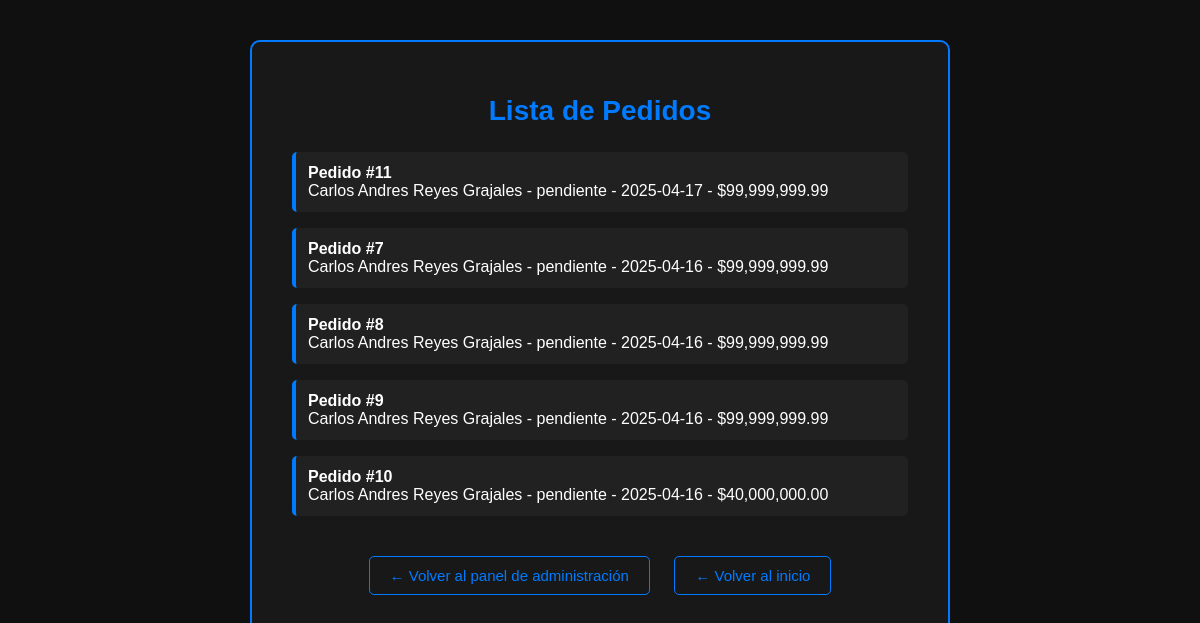
The page /admin/lista-pedidos.php on the database its author committed.
### tables this page shows
CREATE TABLE `pedidos` (
  `id` int(255) NOT NULL,
  `usuario_id` int(255) NOT NULL,
  `pais` varchar(100) DEFAULT NULL,
  `localidad` varchar(100) NOT NULL,
  `direccion` varchar(255) NOT NULL,
  `coste` float(200,2) NOT NULL,
  `estado` varchar(20) NOT NULL,
  `fecha` date DEFAULT NULL,
  `hora` time DEFAULT NULL,
  `metodo_pago` varchar(255) NOT NULL,
  `total` decimal(10,2) NOT NULL
);

CREATE TABLE `usuarios` (
  `id` int(255) NOT NULL,
  `nombre` varchar(100) NOT NULL,
  `email` varchar(255) NOT NULL,
  `password` varchar(255) NOT NULL,
  `rol` varchar(20) DEFAULT NULL,
  `imagen` varchar(255) DEFAULT NULL,
  `telefono` varchar(20) DEFAULT NULL,
  `reset_token` varchar(255) DEFAULT NULL,
  `token_expira` datetime DEFAULT NULL
);

### admin/lista-pedidos.php (the view, shortened to what this page needs)
<?php
require_once '../conexion.php';
$sql = "SELECT pedidos.*, usuarios.nombre
        FROM pedidos
        INNER JOIN usuarios ON pedidos.usuario_id = usuarios.id
        ORDER BY pedidos.fecha DESC";
$result = $conexion->query($sql);
?>
<!DOCTYPE html>
<html lang="es">
<head>
    <link rel="stylesheet" href="../css/pedidos.css">
</head>
<body>
    <section class="listar-pedidos">
        <h2 class="listar-pedidos__titulo">Lista de Pedidos</h2>
        <ul class="listar-pedidos__lista">
            <?php if ($result->num_rows > 0): ?>
                <?php while ($row = $result->fetch_assoc()): ?>
                    <li class="listar-pedidos__item">
                        <a href="detalle-pedido.php?id=<?= $row['id']; ?>" class="listar-pedidos__link">
                            <strong>Pedido #<?= $row['id']; ?></strong><br>
                            <?= htmlspecialchars($row['nombre']) ?> -
                            <?= htmlspecialchars($row['estado']) ?> -
                            <?= htmlspecialchars($row['fecha']) ?> -
                            $<?= number_format($row['total'], 2) ?>
                        </a>
                    </li>
                <?php endwhile; ?>
            <?php else: ?>
                <li class="listar-pedidos__item">
                    <p class="listar-pedidos__link">No hay pedidos registrados.</p>
                </li>
            <?php endif; ?>
        </ul>
        <div class="listar-pedidos__acciones">
            <a href="admin-index.php" class="btn-link">← Volver al panel de administración</a>
            <a href="../index.php" class="btn-link">← Volver al inicio</a>
        </div>
    </section>
</body>
</html>

### css/pedidos.css (style rules this page uses)
:root { --color-primary: #007bff; --color-secondary: #101010; --color-text: #ffffff; }
html { box-sizing: border-box; font-size: 62.5%; }
*, *::before, *::after { box-sizing: inherit; }
body { margin: 0; font-family: 'Poppins', sans-serif; font-size: 1.6rem; background-color: var(--color-secondary); color: var(--color-text); display: flex; justify-content: center; padding: 4rem 2rem; min-height: 100vh; }
.listar-pedidos { max-width: 70rem; background-color: rgba(255, 255, 255, 0.03); border: 0.2rem solid var(--color-primary); border-radius: 1rem; padding: 3rem 4rem; width: 100%; }
.listar-pedidos__titulo { font-size: 2.8rem; text-align: center; margin-bottom: 2.5rem; color: var(--color-primary); }
.listar-pedidos__lista { list-style: none; padding: 0; margin: 0; }
.listar-pedidos__item { margin-bottom: 1.6rem; padding: 1.2rem; background-color: rgba(255, 255, 255, 0.04); border-left: 0.4rem solid var(--color-primary); border-radius: 0.5rem; transition: background-color 0.3s ease; }
.listar-pedidos__link { color: var(--color-text); text-decoration: none; display: block; }
.btn-link { display: inline-block; margin: 1rem; color: var(--color-primary); text-decoration: none; padding: 1rem 2rem; border: 0.1rem solid var(--color-primary); border-radius: 0.5rem; transition: background-color 0.3s ease, color 0.3s ease; font-size: 1.5rem; }
.listar-pedidos__acciones { text-align: center; margin-top: 3rem; }

### rows shown on the page
pedidos: id "11", usuario.nombre "Carlos Andres Reyes Grajales", estado "pendiente", fecha "2025-04-17", total "99,999,999.99"
pedidos: id "7", usuario.nombre "Carlos Andres Reyes Grajales", estado "pendiente", fecha "2025-04-16", total "99,999,999.99"
pedidos: id "8", usuario.nombre "Carlos Andres Reyes Grajales", estado "pendiente", fecha "2025-04-16", total "99,999,999.99"
pedidos: id "9", usuario.nombre "Carlos Andres Reyes Grajales", estado "pendiente", fecha "2025-04-16", total "99,999,999.99"
pedidos: id "10", usuario.nombre "Carlos Andres Reyes Grajales", estado "pendiente", fecha "2025-04-16", total "40,000,000.00"
